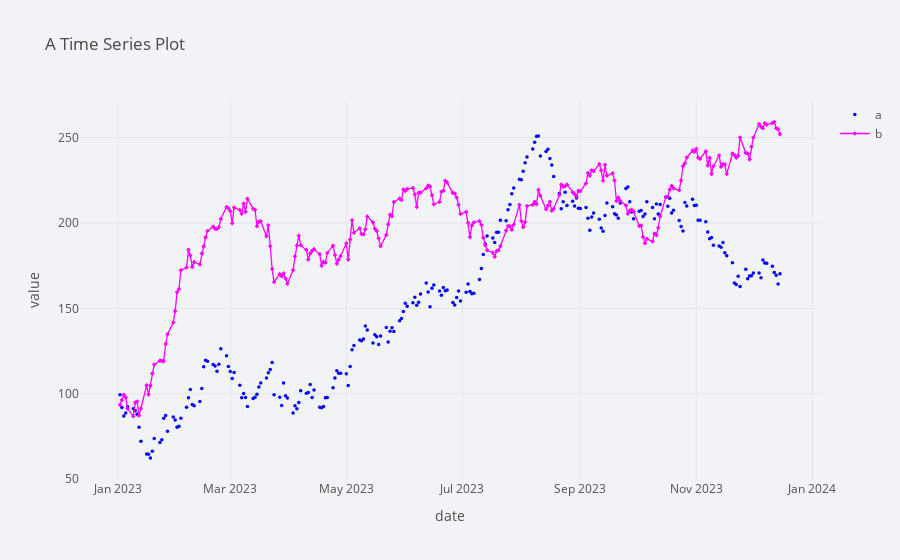

Notebook code cell kept with this figure:
### Code cell
plyo.iplot(df[['a', 'b']].iplot(asFigure=True,
                          theme='polar',
                          title='A Time Series Plot',
                          xTitle='date',
                          yTitle='value',
                          mode={'a': 'markers', 'b': 'lines+markers'},
                          symbol={'a': 'circle', 'b': 'diamond'},
                          size=3.5, colors={'a': 'blue', 'b': 'magenta'}, filename='ply_01'))

### Figure 1 — Plotly figure (JSON) as saved in the notebook; plotly's stock layout.template omitted (floating-point values rounded to 4 significant figures; data arrays with more than 128 entries replaced by an {"elided": "..."} marker saying what was removed)
{"data": [{"line": {"color": "blue", "dash": "solid", "shape": "linear", "width": 1.3}, "marker": {"size": 3.5, "symbol": "circle"}, "mode": "markers", "name": "a", "text": "", "type": "scatter", "x": {"elided": "250 str values"}, "y": {"elided": "250 float values"}}, {"line": {"color": "magenta", "dash": "solid", "shape": "linear", "width": 1.3}, "marker": {"size": 3.5, "symbol": "diamond"}, "mode": "lines+markers", "name": "b", "text": "", "type": "scatter", "x": {"elided": "250 str values"}, "y": {"elided": "250 float values"}}], "layout": {"legend": {"bgcolor": "#F2F3F7", "font": {"color": "#505050"}}, "paper_bgcolor": "#F2F3F7", "plot_bgcolor": "#F2F3F7", "title": {"font": {"color": "#484848"}, "text": "A Time Series Plot"}, "xaxis": {"gridcolor": "#E1E5ED", "showgrid": true, "tickfont": {"color": "#505050"}, "title": {"font": {"color": "#505050"}, "text": "date"}, "zerolinecolor": "#E1E5ED"}, "yaxis": {"gridcolor": "#E1E5ED", "showgrid": true, "tickfont": {"color": "#505050"}, "title": {"font": {"color": "#505050"}, "text": "value"}, "zerolinecolor": "#E1E5ED"}}}
